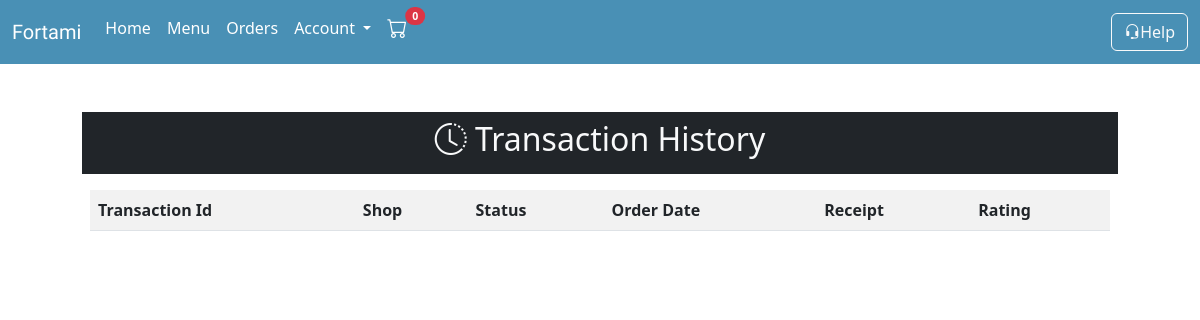
/transactions.php (signed in), run on an earlier commit of the app's database.
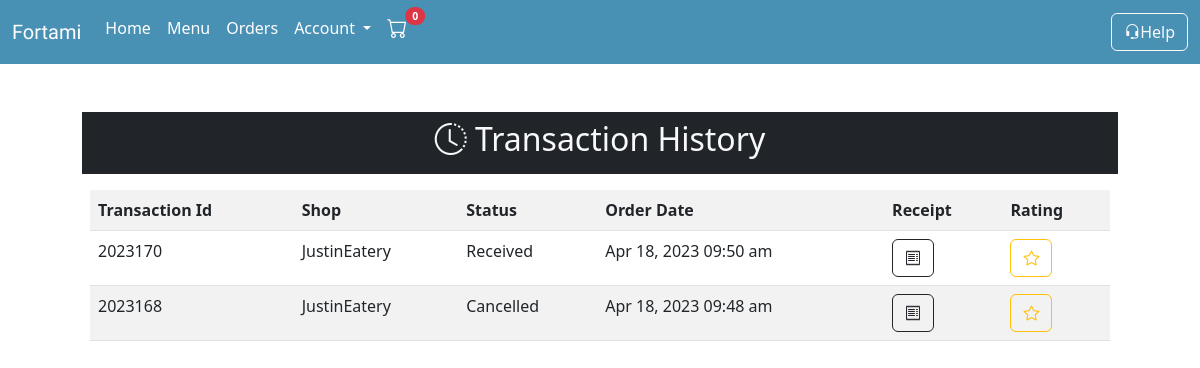
And on a later commit of the database.
### tables this page shows
CREATE TABLE `food_order` (
  `order_id` int(20) NOT NULL,
  `food_id` int(20) DEFAULT NULL,
  `address_id` int(20) NOT NULL,
  `payTrans_id` int(20) NOT NULL,
  `order_status` varchar(50) NOT NULL,
  `rating_status` varchar(50) DEFAULT NULL,
  `quantity` varchar(50) NOT NULL,
  `order_datetime` timestamp NOT NULL DEFAULT current_timestamp() ON UPDATE current_timestamp(),
  `received_datetime` datetime DEFAULT NULL
);

CREATE TABLE `payment_transaction` (
  `payTrans_id` int(20) NOT NULL,
  `user_id` int(20) NOT NULL,
  `paymethod_id` int(20) NOT NULL,
  `pay_amount` varchar(50) NOT NULL,
  `delivery_option` varchar(20) NOT NULL,
  `trans_status` varchar(50) NOT NULL,
  `pay_datetime` timestamp NOT NULL DEFAULT current_timestamp()
);

CREATE TABLE `user` (
  `user_id` int(20) NOT NULL,
  `user_type` varchar(6) NOT NULL,
  `profile_pic` varchar(50) NOT NULL,
  `user_fName` varchar(50) NOT NULL,
  `user_lName` varchar(50) NOT NULL,
  `user_email` varchar(50) NOT NULL,
  `user_userName` varchar(50) NOT NULL,
  `user_password` varchar(255) NOT NULL,
  `tagline` varchar(100) DEFAULT NULL
);

### backend.php (called while the page is built, shortened)
<?php
    class Database{
      public $host = 'localhost';
      public $user = 'root';
      public $pass = '';
      public $db = 'fortami';
      public $conn;
      function __construct(){
        $this->conn = new mysqli($this->host,$this->user,$this->pass,$this->db);
      }
      function getConnection(){
        return $this->conn;
      }
    }
    class Backend extends Address{
      public $con;
      function __construct(){
        $database = new Database;
        $this->con = $database->getConnection();
      }
      function viewHistory(){
        $user = $_SESSION['id'];
        $query = "SELECT * FROM food_order
                  JOIN payment_transaction ON payment_transaction.payTrans_id = food_order.payTrans_id
                  JOIN food_product ON food_product.food_id=food_order.food_id
                  INNER JOIN user ON user.user_id = food_product.user_id
                  INNER JOIN payment_method ON payment_method.paymethod_id = payment_transaction.paymethod_id
                  WHERE payment_transaction.user_id = $user
                  AND order_status = 'Received' OR order_status = 'Cancelled' GROUP BY food_order.payTrans_id ORDER BY food_order.payTrans_id DESC";
        $result = $this->con->query($query);
          if ($result) {
            return $result;
          }
        }
    }
?>

### transactions.php (the view, shortened to what this page needs)
<?php
    include 'backend.php';
    include 'buyerheader.php';
    $backend = new Backend;
?>
<!DOCTYPE html>
<html lang="en">
<head>
</head>
<body>
    <div class="container">
        <div class="row g-3 p-5">
            <div class="col bg-dark text-center p-2"><h2 class="text-light"><i class="bi bi-clock-history"></i> Transaction History</h2></div>
            <div class="col-12">
                <table class="table table-striped">
                    <tr>
                        <th>Transaction Id</th>
                        <th>Shop</th>
                        <th>Status</th>
                        <th>Order Date</th>
                        <th>Receipt</th>
                        <th>Rating</th>
                    </tr>
                    <?php
                        $result = $backend->viewHistory();
                            if (!is_null($result)) {
                                if ($result->num_rows > 0) {
                                    foreach ($result as $row) {
                    ?>
                    <tr
                    >
                        <td>2023<?=$row['payTrans_id']?></td>
                        <td><?=$row['user_userName']?></td>
                        <td><?=$row['order_status']?></td>
                        <td><?=date("M d, Y h:i a",strtotime($row['order_datetime']))?></td>
                        <td>
                            <form action="receipt.php" method="post">
                                <button type="submit" name="receiptbtn" class="<?=($trans == $row['payTrans_id'])?'btn btn-outline-primary':'btn btn-outline-dark'?> text-center"><i class="bi bi-receipt"></i></button>
                            </form>
                        </td>
                        <td>
                            <a href="rate-history.php?trans=<?=$row['payTrans_id']?>&shop=<?=$row['user_userName']?>" class="btn btn-outline-warning"><i class="bi bi-star"></i></a>
                        </td>
                    </tr>
                    <?php
                            }
                        }
                    }
                    ?>
                </table>
            </div>
        </div>
    </div>
</body>
</html>

What changed in the data, as far as the page shows it:
added food_order: payTrans.payTrans_id "170", user.user_userName "JustinEatery", order_status "Received", order_datetime "Apr 18, 2023 09:50 am"
added food_order: payTrans.payTrans_id "168", user.user_userName "JustinEatery", order_status "Cancelled", order_datetime "Apr 18, 2023 09:48 am"
